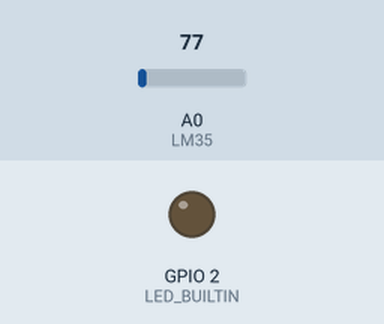
Simulated run of this sketch. Board: ESP8266 (NodeMCU). Shown: output pins drawn as LEDs (lit = HIGH, except the on-board LED, lit = LOW). The inputs (shaded band) are chosen by the test bench; at power-on: A0 (LM35) = 77. WiFi joins after 1.5 s; servers stay silent unless stated; random numbers use the default seed unless the sketch sets one; no MQTT or app messages arrive unless stated; what the sketch prints to the serial monitor is not drawn.

Above: at 0.1 s.
At 1.6 s:
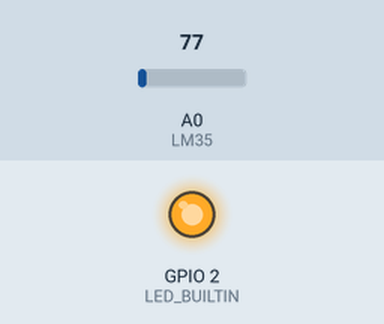
Timing chart, 0 to 3.1 s (numbered marks = the images above):
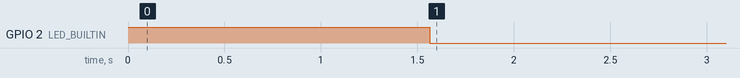

Measured:
- by itself, GPIO 2 (LED_BUILTIN): HIGH → LOW at 1.6 s

The sketch:

MQTT_example.ino
```cpp
// 1. Verificar si esta instalada la libreria PubSubClient
#include <ESP8266WiFi.h>
#include <PubSubClient.h>

// 2. Ingresar las credenciales de la red
const char* ssid = "NOMBRE_DE_LA_RED";
const char* password = "CONTRASEÑA_DE_LA_RED";

// 3. Ingresar las credenciales del servidor
const char* mqtt_server = "NOMBRE_DEL_HOST";
const int mqtt_port = 1883;
const char* mqtt_user = "USUARIO_MQTT";
const char* mqtt_pass = "CONTRASEÑA_MQTT";

// 4. Ingrese el tópico (Código de equipo 4 dígitos) con la data1
// Ejemplo: T205/data1

const char* topic = "AR/data1";

WiFiClient espClient;
PubSubClient client(espClient);

long lastMsg = 0;
char msg[25];

void setup_wifi() {

  delay(10);
  Serial.println();
  Serial.print("Connecting to ");
  Serial.println(ssid);

  WiFi.begin(ssid, password);

  while (WiFi.status() != WL_CONNECTED) {
    delay(500);
    Serial.print(".");
  }

  randomSeed(micros());
  Serial.println("");
  Serial.println("WiFi connected");
  Serial.println("IP address: ");
  Serial.println(WiFi.localIP());
}

void callback(char* topic, byte* payload, unsigned int length) {
  String incoming = "";
  String topicStr = topic;

  Serial.print("Message arrived [");
  Serial.print(topic);
  Serial.print("] ");
  for (int i = 0; i < length; i++) {
    incoming += (char)payload[i];
  }
  incoming.trim();
  Serial.println("mensaje ->" + incoming);

  // Switch on the LED if an 1 was received as first character
  if ((incoming == "on")&&(topicStr == "led1")) {
    digitalWrite(BUILTIN_LED, LOW);   // Turn the LED on (Note that LOW is the voltage level
    // but actually the LED is on; this is because
    // it is active low on the ESP-01)
  } else {
    digitalWrite(BUILTIN_LED, HIGH);  // Turn the LED off by making the voltage HIGH
  }
}

void reconnect() {
  // Loop until we're reconnected
  while (!client.connected()) {
    Serial.print("Attempting MQTT connection...");
    // Create a random client ID
    String clientId = "ESP8266Client-";
    clientId += String(random(0xffff), HEX);
    // Attempt to connect
    if (client.connect(clientId.c_str(),mqtt_user,mqtt_pass)) {
      Serial.println("connected");
      digitalWrite(LED_BUILTIN, !HIGH);
      // Once connected, publish an announcement...
      //client.publish("outTopic", "hello world");
      // ... and resubscribe
      //client.subscribe("led1");
      //client.subscribe("led2");
    } else {
      Serial.print("failed, rc=");
      Serial.print(client.state());
      Serial.println(" try again in 5 seconds");
      // Wait 5 seconds before retrying
      delay(5000);
    }
  }
}

void setup() {

  // LedTest
  pinMode(LED_BUILTIN, OUTPUT);
  digitalWrite(LED_BUILTIN, !LOW);

  Serial.begin(115200);
  setup_wifi();
  client.setServer(mqtt_server, mqtt_port);
  client.setCallback(callback);
}

void loop() {
  static int value_x = -1;

  if (!client.connected()) {
    digitalWrite(LED_BUILTIN, !LOW);
    reconnect();
  }
  client.loop();

  long now = millis();
  if (now - lastMsg > 5000) {
    lastMsg = now;

    //5. EN ESTA PARTE DEL CODIGO LEER EL SENSOR CORRESPONDIENTE
    int value = analogRead(A0); // en el ejemplo se lee un LM35
    if(value != value_x)
    {
      value_x = value;
      float millivolts = (value / 1023.0) * 5000;
      float celsius = millivolts / 10;

      //celsius.toCharArray(msg,8);
      snprintf (msg, 8, "%f", celsius);
      Serial.print("Publish message: ");
      Serial.println(celsius);
      client.publish(topic, msg);
    }
  }
}
```
